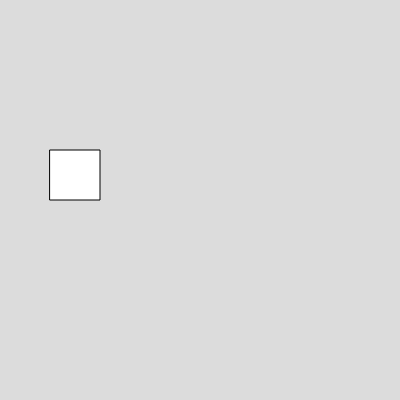
Frame 1 (no input)
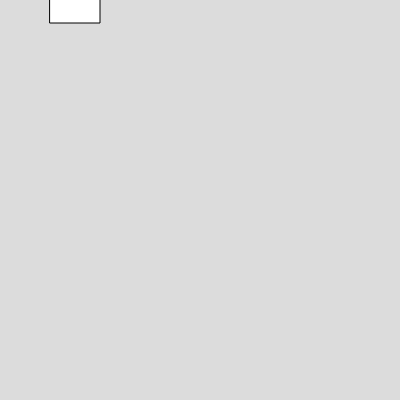
Frame 60 (no input)
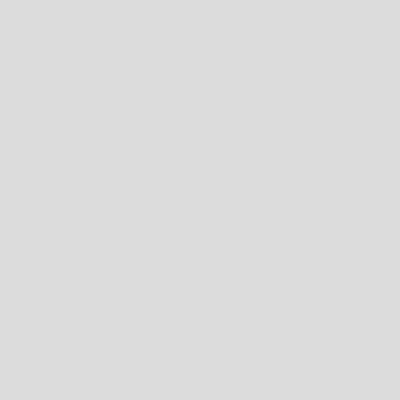
Frame 120 (the mouse pressed at the canvas centre since frame 60)

The p5.js sketch that drew these frames (run headless with seeded random() and noise() and a simulated clock; from frame 60 on, the mouse is pressed at the canvas centre):

// p5.js sketch
// ── sketch.js
var box 
function setup() 
{
  createCanvas(400, 400);
  box= new Box(50,150,50,50,-3)
}

function draw() 
{
  background(220);
  box.show()
  box.moveUp()

}


// ── box.js
class Box
  {
    constructor(x,y,w,h,vy)
    {
      this.x =x;
      this.y =y;
      this.w =w;
      this.h = h;
      this.vy = vy;
    }
    
    show()
    {
      rect(this.x,this.y,this.w,this.h)
    }
    
    moveUp()
    {
      this.y = this.y+this.vy;
    }

  }

  
